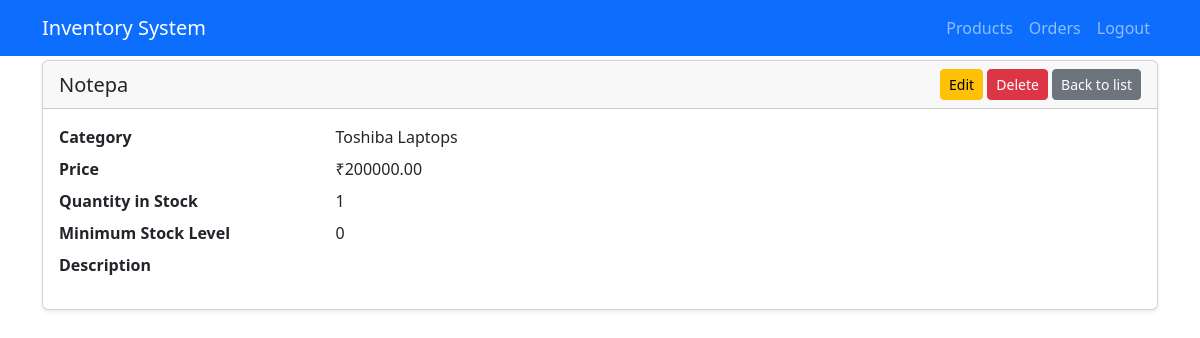
Page /products/2/ on the earlier database version.
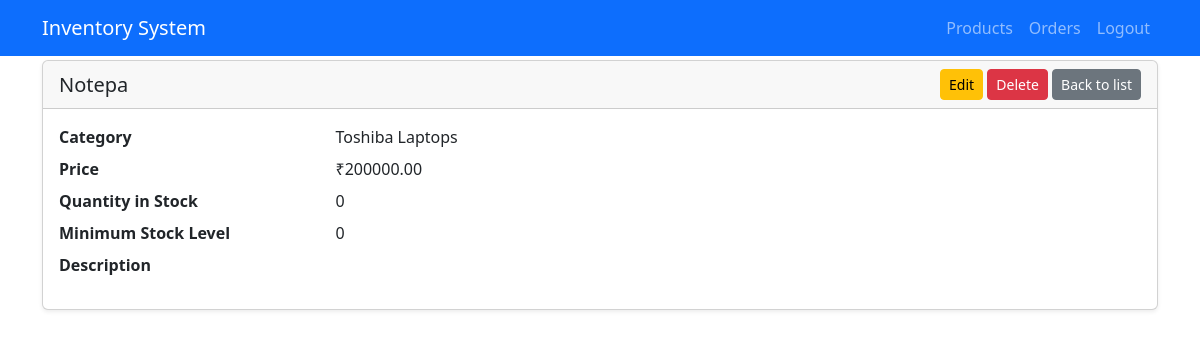
Same page on the later database version.
### inventory/models.py (models this page shows, shortened)
class Product(models.Model):
    category = models.ForeignKey(Category, on_delete=models.CASCADE, related_name="products")
    name = models.CharField(max_length=200)
    description = models.TextField(blank=True, null=True)
    price = models.DecimalField(max_digits=10, decimal_places=2)
    quantity = models.PositiveIntegerField(default=0)
    minimum_stock = models.PositiveIntegerField(default=0)
    image = models.ImageField(upload_to="product_images/", blank=True, null=True)
    class Meta:
        ordering = ["name"]

class Category(models.Model):
    name = models.CharField(max_length=100, unique=True)
    class Meta:
        ordering = ["name"]

### inventory/views.py (the view)
# urls.py: path('products/<int:pk>/', views.product_detail, name='product-detail'),
def product_detail(request, pk):
    product = get_object_or_404(Product, pk=pk)
    return render(request, 'inventory/product_detail.html', {'product': product})

### inventory/templates/inventory/product_detail.html (shortened to what this page needs)
{% extends 'inventory/base.html' %}
{% block content %}
<div class="card shadow-sm">
  <div class="card-header d-flex justify-content-between align-items-center">
    <h5 class="mb-0">{{ product.name }}</h5>
    <div>
      <a href="{% url 'inventory:product-update' product.pk %}" class="btn btn-warning btn-sm">Edit</a>
      <a href="{% url 'inventory:product-delete' product.pk %}" class="btn btn-danger btn-sm">Delete</a>
      <a href="{% url 'inventory:product-list' %}" class="btn btn-secondary btn-sm">Back to list</a>
    </div>
  </div>
  <div class="card-body">
    <dl class="row">
      <dt class="col-sm-3">Category</dt>
      <dd class="col-sm-9">{{ product.category.name }}</dd>
      <dt class="col-sm-3">Price</dt>
      <dd class="col-sm-9">₹{{ product.price|floatformat:2 }}</dd>
      <dt class="col-sm-3">Quantity in Stock</dt>
      <dd class="col-sm-9">{{ product.quantity }}</dd>
      <dt class="col-sm-3">Minimum Stock Level</dt>
      <dd class="col-sm-9">{{ product.minimum_stock }}</dd>
      <dt class="col-sm-3">Description</dt>
      <dd class="col-sm-9">{{ product.description|linebreaksbr }}</dd>
    </dl>
  </div>
</div>
{% endblock %}

Differences in the rows shown:
changed Product "Notepa": quantity "1" → "0"
